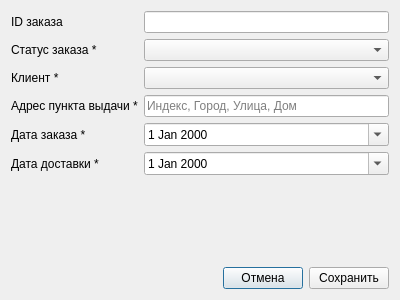
<?xml version="1.0" encoding="UTF-8"?>
<ui version="4.0">
 <class>OrderDialog</class>
 <widget class="QDialog" name="OrderDialog">
  <property name="geometry">
   <rect>
    <x>0</x>
    <y>0</y>
    <width>400</width>
    <height>300</height>
   </rect>
  </property>
  <property name="windowTitle">
   <string>Dialog</string>
  </property>
  <layout class="QVBoxLayout" name="verticalLayout">
   <item>
    <layout class="QFormLayout" name="formLayout">
     <item row="0" column="0">
      <widget class="QLabel" name="id_lbl">
       <property name="text">
        <string>ID заказа</string>
       </property>
      </widget>
     </item>
     <item row="0" column="1">
      <widget class="QLineEdit" name="id_edit">
       <property name="readOnly">
        <bool>true</bool>
       </property>
      </widget>
     </item>
     <item row="1" column="0">
      <widget class="QLabel" name="label_2">
       <property name="text">
        <string>Статус заказа *</string>
       </property>
      </widget>
     </item>
     <item row="1" column="1">
      <widget class="QComboBox" name="status_combo"/>
     </item>
     <item row="2" column="0">
      <widget class="QLabel" name="label_3">
       <property name="text">
        <string>Клиент *</string>
       </property>
      </widget>
     </item>
     <item row="2" column="1">
      <widget class="QComboBox" name="client_combo"/>
     </item>
     <item row="3" column="0">
      <widget class="QLabel" name="label_4">
       <property name="text">
        <string>Адрес пункта выдачи *</string>
       </property>
      </widget>
     </item>
     <item row="3" column="1">
      <widget class="QLineEdit" name="address_edit">
       <property name="placeholderText">
        <string>Индекс, Город, Улица, Дом</string>
       </property>
      </widget>
     </item>
     <item row="4" column="0">
      <widget class="QLabel" name="label_5">
       <property name="text">
        <string>Дата заказа *</string>
       </property>
      </widget>
     </item>
     <item row="4" column="1">
      <widget class="QDateEdit" name="order_date">
       <property name="calendarPopup">
        <bool>true</bool>
       </property>
      </widget>
     </item>
     <item row="5" column="0">
      <widget class="QLabel" name="label_6">
       <property name="text">
        <string>Дата доставки *</string>
       </property>
      </widget>
     </item>
     <item row="5" column="1">
      <widget class="QDateEdit" name="delivery_date">
       <property name="calendarPopup">
        <bool>true</bool>
       </property>
      </widget>
     </item>
    </layout>
   </item>
   <item>
    <layout class="QHBoxLayout" name="horizontalLayout">
     <item>
      <spacer name="horizontalSpacer">
       <property name="orientation">
        <enum>Qt::Orientation::Horizontal</enum>
       </property>
       <property name="sizeHint" stdset="0">
        <size>
         <width>40</width>
         <height>20</height>
        </size>
       </property>
      </spacer>
     </item>
     <item>
      <widget class="QPushButton" name="cancel_btn">
       <property name="text">
        <string>Отмена</string>
       </property>
       <property name="default">
        <bool>true</bool>
       </property>
      </widget>
     </item>
     <item>
      <widget class="QPushButton" name="save_btn">
       <property name="text">
        <string>Сохранить</string>
       </property>
      </widget>
     </item>
    </layout>
   </item>
  </layout>
 </widget>
 <resources/>
 <connections/>
</ui>
